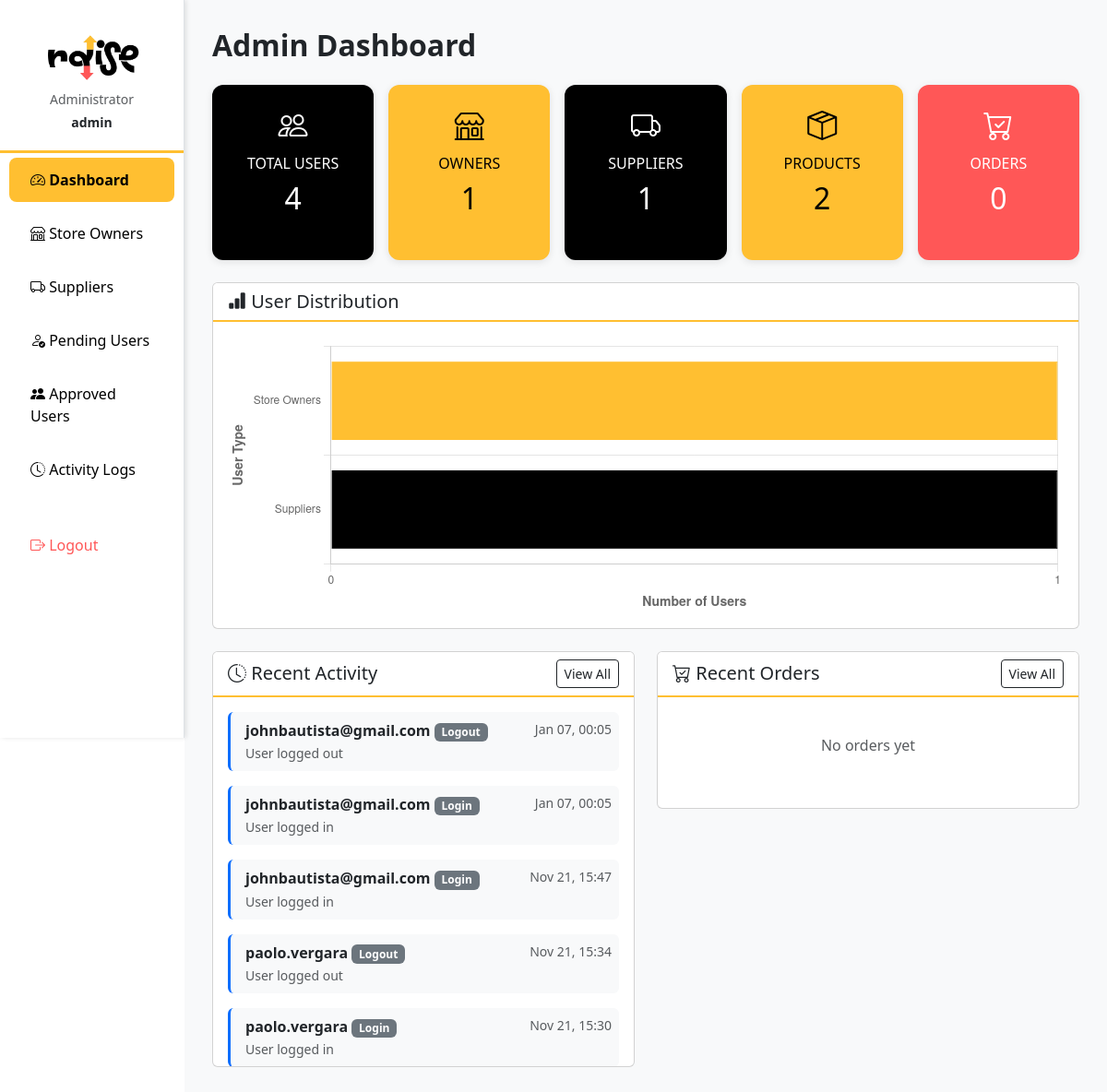
The app's page /sysadmin/dashboard/ (signed in), older data.
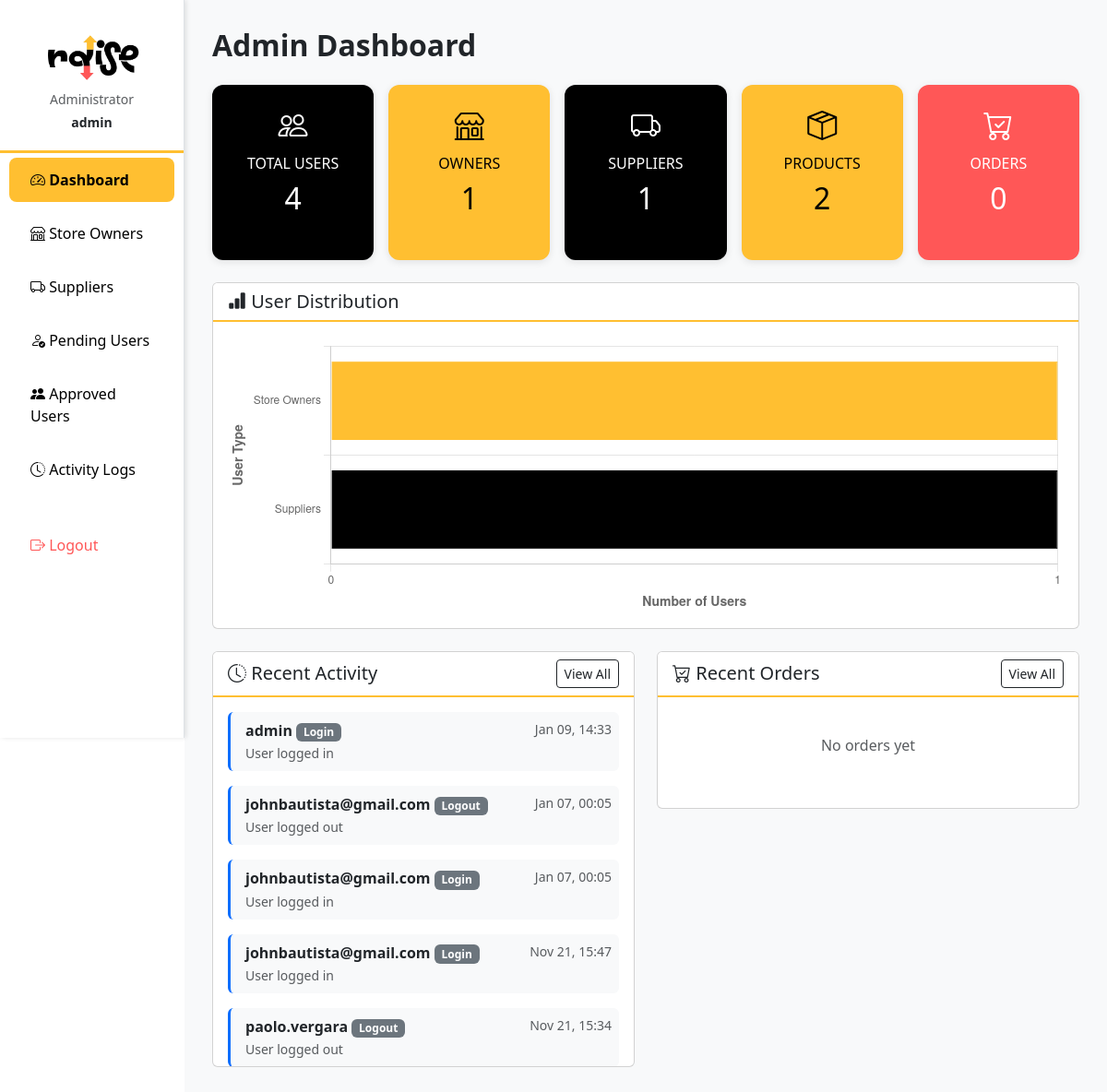
The same page, newer data.
### myapp/models.py (models this page shows, shortened)
class ActivityLog(models.Model):
    ACTION_CHOICES = [
        ('login', 'Login'),
        ('logout', 'Logout'),
        ('create', 'Create'),
        ('update', 'Update'),
        ('delete', 'Delete'),
        ('order', 'Order Placed'),
        ('status_change', 'Status Changed'),
        ('stock_out', 'Stock Out'),
        ('restock', 'Restock'),
        ('order_approved', 'Order Approved'),
        ('order_rejected', 'Order Rejected'),
        ('order_delivered', 'Order Delivered'),
    ]
    user = models.ForeignKey(User, on_delete=models.CASCADE, related_name='activity_logs')
    action = models.CharField(max_length=20, choices=ACTION_CHOICES)
    description = models.TextField()
    timestamp = models.DateTimeField(auto_now_add=True)
    ip_address = models.GenericIPAddressField(null=True, blank=True)
    class Meta:
        ordering = ['-timestamp']

### myapp/admin_views.py (the view)
    def wrapper(request, *args, **kwargs):
        if not request.user.is_authenticated:
            return redirect('login')
        if not request.user.is_superuser:
            messages.error(request, "Access denied. Admin account required.")
            return redirect('landing')
        return view_func(request, *args, **kwargs)

### myapp/admin_views.py (called while the page is built)
def admin_required(view_func):
    def wrapper(request, *args, **kwargs):
        if not request.user.is_authenticated:
            return redirect('login')
        if not request.user.is_superuser:
            messages.error(request, "Access denied. Admin account required.")
            return redirect('landing')
        return view_func(request, *args, **kwargs)
    return wrapper

### myapp/context_processors.py (called while the page is built)
def notifications_context(request):
    if request.user.is_authenticated:
        return {
            'unread_notifications_count': get_unread_notification_count(request.user),
            'unread_messages_count': get_unread_message_count(request.user),
        }
    return {
        'unread_notifications_count': 0,
        'unread_messages_count': 0,
    }

### myapp/notifications.py (called while the page is built)
def get_unread_notification_count(user):
    return Notification.objects.filter(recipient=user, is_read=False).count()

def get_unread_message_count(user):
    return Message.objects.filter(recipient=user, is_read=False).count()

### myapp/templates/admin/dashboard.html (shortened to what the changed rows need)
<!DOCTYPE html>
<html lang="en">
<head>
  <link href="https://cdn.jsdelivr.net/npm/bootstrap@5.3.3/dist/css/bootstrap.min.css" rel="stylesheet">
  <link href="https://cdn.jsdelivr.net/npm/bootstrap-icons@1.11.3/font/bootstrap-icons.css" rel="stylesheet">
</head>
<body>
  <div class="container-fluid">
    <div class="row">
            {% load static %}
      <main class="col-md-10 ms-sm-auto main-content">
        <h2 class="fw-bold mb-4">Admin Dashboard</h2>
        <div class="row row-cols-1 row-cols-md-5 g-3">
          <div class="col">
            <div class="card stat-card bg-black text-white text-center h-100">
              <h2>{{ total_users }}</h2>
            </div>
          </div>
          <div class="col">
            <div class="card stat-card bg-yellow text-center h-100">
              <h2>{{ total_owners }}</h2>
            </div>
          </div>
          <div class="col">
            <div class="card stat-card bg-black text-white text-center h-100">
              <h2>{{ total_suppliers }}</h2>
            </div>
          </div>
          <div class="col">
            <div class="card stat-card bg-yellow text-center h-100">
              <h2>{{ total_products }}</h2>
            </div>
          </div>
          <div class="col">
            <div class="card stat-card bg-red text-white text-center h-100">
              <h2>{{ total_orders }}</h2>
            </div>
          </div>
        </div>
        <div class="row mt-4">
          <div class="col-md-6">
            <div class="card">
              <div class="card-body" style="max-height: 400px; overflow-y: auto;">
                {% if recent_activities %}
                  {% for log in recent_activities %}
                  <div class="border-start border-primary border-3 ps-3 mb-3 bg-light p-2 rounded">
                    <div class="d-flex justify-content-between">
                      <div>
                        <strong>{{ log.user.username }}</strong>
                        <span class="badge bg-secondary">{{ log.get_action_display }}</span>
                      </div>
                      <small class="text-muted">{{ log.timestamp|date:"M d, H:i" }}</small>
                    </div>
                    <small class="text-muted">{{ log.description }}</small>
                  </div>
                  {% endfor %}
                {% else %}
                  <p class="text-muted text-center py-4">No recent activity</p>
                {% endif %}
              </div>
            </div>
          </div>
        </div>
      </main>
    </div>
  </div>
</body>
</html>

Row changes from the older to the newer data that the page shows:
no longer on this page (row unchanged): ActivityLog: user.username "paolo.vergara", action "Login", timestamp "Nov 21, 15:30", description "User logged in"
added ActivityLog: user.username "admin", action "Login", timestamp "Jan 09, 14:33", description "User logged in"
